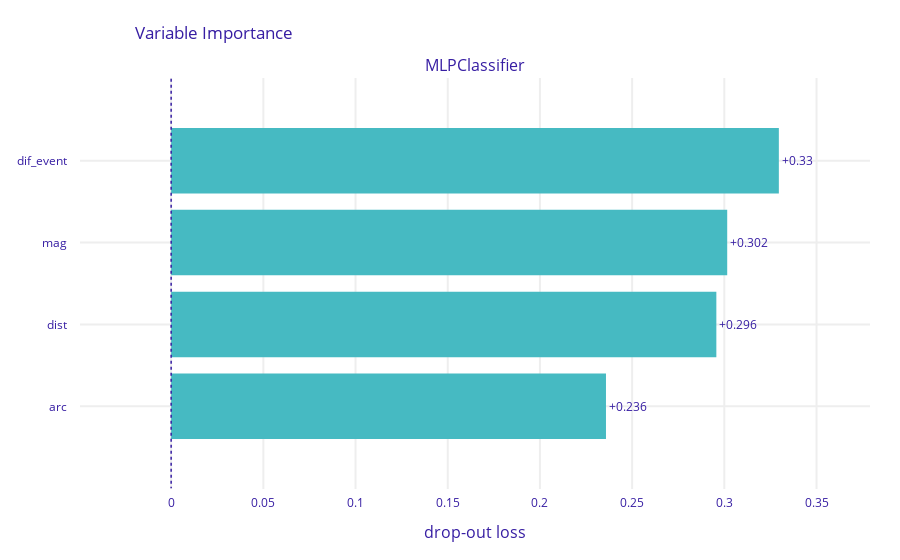
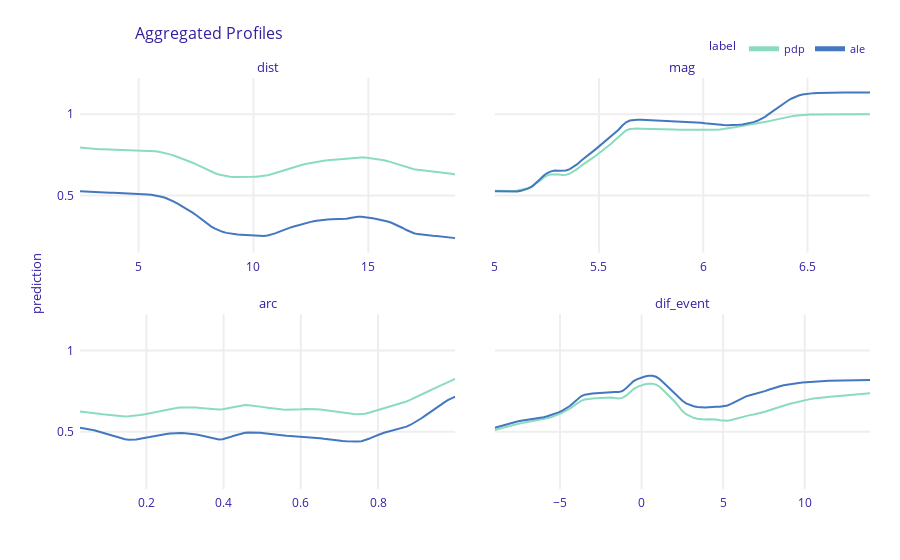

Notebook code cell kept with these figures, in order:
### Code cell
vi.plot(max_vars=5)
pdp_num.plot(ale_num)

### Figure 1 — Plotly figure (JSON) as saved in the notebook; plotly's stock layout.template omitted (floating-point values rounded to 4 significant figures)
{"data": [{"base": 0, "hoverinfo": "text", "hoverlabel": {"bgcolor": "rgba(0, 0, 0, 0.8)"}, "hovertext": ["Model: MLPClassifier loss after<br>variable: dif_event is permuted: 0.33<br>Drop-out loss change: +0.33", "Model: MLPClassifier loss after<br>variable: mag is permuted: 0.302<br>Drop-out loss change: +0.302", "Model: MLPClassifier loss after<br>variable: dist is permuted: 0.296<br>Drop-out loss change: +0.296", "Model: MLPClassifier loss after<br>variable: arc is permuted: 0.236<br>Drop-out loss change: +0.236"], "marker": {"color": "#46bac2"}, "orientation": "h", "showlegend": false, "text": ["+0.33", "+0.302", "+0.296", "+0.236"], "textposition": "outside", "type": "bar", "uid": "d41103b3-be79-4830-9175-ba398b5af398", "x": [0.3296, 0.3016, 0.2957, 0.2358], "xaxis": "x", "y": ["dif_event", "mag", "dist", "arc"], "yaxis": "y"}], "layout": {"annotations": [{"font": {"size": 16}, "showarrow": false, "text": "MLPClassifier", "x": 0.5, "xanchor": "center", "xref": "paper", "y": 1, "yanchor": "bottom", "yref": "paper"}, {"font": {"size": 16}, "showarrow": false, "text": "drop-out loss", "x": 0.5, "xanchor": "center", "xref": "paper", "y": 0, "yanchor": "top", "yref": "paper", "yshift": -30}], "autosize": true, "font": {"color": "#371ea3"}, "margin": {"b": 71, "r": 30, "t": 78}, "shapes": [{"line": {"color": "#371ea3", "dash": "dot", "width": 1.5}, "type": "line", "x0": 0, "x1": 0, "xref": "x", "y0": -1, "y1": 4, "yref": "y"}], "title": {"text": "Variable Importance", "x": 0.15}, "xaxis": {"anchor": "y", "automargin": true, "domain": [0, 1], "fixedrange": true, "gridwidth": 2, "range": [-0.04944, 0.379], "tickcolor": "white", "ticklen": 3, "ticks": "outside", "type": "linear", "zeroline": false}, "yaxis": {"anchor": "x", "automargin": true, "autorange": true, "domain": [0, 1], "fixedrange": true, "gridwidth": 2, "range": [4.018, -1.018], "tickcolor": "white", "ticklen": 10, "ticks": "outside", "type": "category"}}}

### Figure 2 — Plotly figure (JSON) as saved in the notebook; plotly's stock layout.template omitted (floating-point values rounded to 4 significant figures; data arrays with more than 128 entries replaced by an {"elided": "..."} marker saying what was removed)
{"data": [{"customdata": {"elided": "101x3 mixed values"}, "hovertemplate": "<b>%{hovertext}</b><br><br>prediction=%{y:.3f}<br>mean_prediction=%{customdata[0]:.3f}<extra></extra>", "hovertext": ["pdp", "pdp", "pdp", "pdp", "pdp", "pdp", "pdp", "pdp", "pdp", "pdp", "pdp", "pdp", "pdp", "pdp", "pdp", "pdp", "pdp", "pdp", "pdp", "pdp", "pdp", "pdp", "pdp", "pdp", "pdp", "pdp", "pdp", "pdp", "pdp", "pdp", "pdp", "pdp", "pdp", "pdp", "pdp", "pdp", "pdp", "pdp", "pdp", "pdp", "pdp", "pdp", "pdp", "pdp", "pdp", "pdp", "pdp", "pdp", "pdp", "pdp", "pdp", "pdp", "pdp", "pdp", "pdp", "pdp", "pdp", "pdp", "pdp", "pdp", "pdp", "pdp", "pdp", "pdp", "pdp", "pdp", "pdp", "pdp", "pdp", "pdp", "pdp", "pdp", "pdp", "pdp", "pdp", "pdp", "pdp", "pdp", "pdp", "pdp", "pdp", "pdp", "pdp", "pdp", "pdp", "pdp", "pdp", "pdp", "pdp", "pdp", "pdp", "pdp", "pdp", "pdp", "pdp", "pdp", "pdp", "pdp", "pdp", "pdp", "pdp"], "legendgroup": "pdp", "line": {"color": "#8bdcbe", "dash": "solid", "width": 2}, "marker": {"symbol": "circle"}, "mode": "lines", "name": "pdp", "opacity": 1, "orientation": "v", "showlegend": true, "type": "scatter", "uid": "0c3e8ceb-f18f-4837-9188-0d55b3496780", "x": [2.447, 2.611, 2.774, 2.937, 3.101, 3.264, 3.427, 3.591, 3.754, 3.918, 4.081, 4.244, 4.408, 4.571, 4.734, 4.898, 5.061, 5.224, 5.388, 5.551, 5.715, 5.878, 6.041, 6.205, 6.368, 6.531, 6.695, 6.858, 7.021, 7.185, 7.348, 7.511, 7.675, 7.838, 8.002, 8.165, 8.328, 8.492, 8.655, 8.818, 8.982, 9.145, 9.308, 9.472, 9.635, 9.799, 9.962, 10.13, 10.29, 10.45, 10.62, 10.78, 10.94, 11.11, 11.27, 11.43, 11.6, 11.76, 11.92, 12.09, 12.25, 12.41, 12.58, 12.74, 12.9, 13.07, 13.23, 13.39, 13.56, 13.72, 13.88, 14.05, 14.21, 14.37, 14.54, 14.7, 14.86, 15.03, 15.19, 15.35, 15.52, 15.68, 15.84, 16.01, 16.17, 16.33, 16.5, 16.66, 16.82, 16.99, 17.15, 17.31, 17.48, 17.64, 17.8, 17.97, 18.13, 18.29, 18.46, 18.62, 18.78], "xaxis": "x3", "y": [0.7945, 0.7919, 0.7897, 0.7877, 0.7862, 0.7848, 0.7838, 0.7831, 0.7826, 0.7821, 0.7817, 0.7813, 0.7808, 0.7805, 0.7801, 0.7795, 0.7788, 0.7778, 0.7764, 0.7744, 0.7719, 0.7687, 0.7644, 0.7592, 0.753, 0.7458, 0.7376, 0.729, 0.7201, 0.7109, 0.7013, 0.691, 0.6792, 0.6671, 0.6555, 0.6455, 0.6368, 0.6293, 0.6233, 0.6189, 0.6155, 0.6136, 0.613, 0.613, 0.6135, 0.614, 0.6148, 0.6156, 0.6174, 0.6203, 0.6247, 0.6307, 0.638, 0.6464, 0.6553, 0.6632, 0.6696, 0.6758, 0.6817, 0.6879, 0.6934, 0.6983, 0.7026, 0.7066, 0.7106, 0.7141, 0.7169, 0.7193, 0.7212, 0.7223, 0.7237, 0.726, 0.729, 0.732, 0.734, 0.7344, 0.7331, 0.7304, 0.7272, 0.7242, 0.7211, 0.7169, 0.7112, 0.7044, 0.6971, 0.6896, 0.6813, 0.6735, 0.6668, 0.6617, 0.6581, 0.6556, 0.6534, 0.6514, 0.6493, 0.6471, 0.6445, 0.6414, 0.6377, 0.6338, 0.6297], "yaxis": "y3"}, {"customdata": {"elided": "101x3 mixed values"}, "hovertemplate": "<b>%{hovertext}</b><br><br>prediction=%{y:.3f}<br>mean_prediction=%{customdata[0]:.3f}<extra></extra>", "hovertext": ["pdp", "pdp", "pdp", "pdp", "pdp", "pdp", "pdp", "pdp", "pdp", "pdp", "pdp", "pdp", "pdp", "pdp", "pdp", "pdp", "pdp", "pdp", "pdp", "pdp", "pdp", "pdp", "pdp", "pdp", "pdp", "pdp", "pdp", "pdp", "pdp", "pdp", "pdp", "pdp", "pdp", "pdp", "pdp", "pdp", "pdp", "pdp", "pdp", "pdp", "pdp", "pdp", "pdp", "pdp", "pdp", "pdp", "pdp", "pdp", "pdp", "pdp", "pdp", "pdp", "pdp", "pdp", "pdp", "pdp", "pdp", "pdp", "pdp", "pdp", "pdp", "pdp", "pdp", "pdp", "pdp", "pdp", "pdp", "pdp", "pdp", "pdp", "pdp", "pdp", "pdp", "pdp", "pdp", "pdp", "pdp", "pdp", "pdp", "pdp", "pdp", "pdp", "pdp", "pdp", "pdp", "pdp", "pdp", "pdp", "pdp", "pdp", "pdp", "pdp", "pdp", "pdp", "pdp", "pdp", "pdp", "pdp", "pdp", "pdp", "pdp"], "legendgroup": "pdp", "line": {"color": "#8bdcbe", "dash": "solid", "width": 2}, "marker": {"symbol": "circle"}, "mode": "lines", "name": "pdp", "opacity": 1, "orientation": "v", "showlegend": false, "type": "scatter", "uid": "302ee213-2d7a-49c8-8670-82576d6027e2", "x": [5, 5.018, 5.036, 5.054, 5.072, 5.09, 5.108, 5.126, 5.144, 5.162, 5.18, 5.198, 5.216, 5.234, 5.252, 5.27, 5.288, 5.306, 5.324, 5.342, 5.36, 5.378, 5.396, 5.414, 5.432, 5.45, 5.468, 5.486, 5.504, 5.522, 5.54, 5.558, 5.576, 5.594, 5.612, 5.63, 5.648, 5.666, 5.684, 5.702, 5.72, 5.738, 5.756, 5.774, 5.792, 5.81, 5.828, 5.846, 5.864, 5.882, 5.9, 5.918, 5.936, 5.954, 5.972, 5.99, 6.008, 6.026, 6.044, 6.062, 6.08, 6.098, 6.116, 6.134, 6.152, 6.17, 6.188, 6.206, 6.224, 6.242, 6.26, 6.278, 6.296, 6.314, 6.332, 6.35, 6.368, 6.386, 6.404, 6.422, 6.44, 6.458, 6.476, 6.494, 6.512, 6.53, 6.548, 6.566, 6.584, 6.602, 6.62, 6.638, 6.656, 6.674, 6.692, 6.71, 6.728, 6.746, 6.764, 6.782, 6.8], "xaxis": "x4", "y": [0.5291, 0.5283, 0.5276, 0.5273, 0.5274, 0.5283, 0.5306, 0.5346, 0.5399, 0.5468, 0.5571, 0.5724, 0.5915, 0.6098, 0.6231, 0.6299, 0.6315, 0.6285, 0.6262, 0.6277, 0.6347, 0.6467, 0.6633, 0.6826, 0.7002, 0.7154, 0.7301, 0.7459, 0.7627, 0.78, 0.7982, 0.8187, 0.8401, 0.8621, 0.8842, 0.9001, 0.9083, 0.9115, 0.912, 0.9112, 0.91, 0.9089, 0.9079, 0.9072, 0.9066, 0.9062, 0.9058, 0.9055, 0.9052, 0.9048, 0.9043, 0.9039, 0.9035, 0.9031, 0.9026, 0.9023, 0.902, 0.9022, 0.9027, 0.9038, 0.9055, 0.908, 0.9113, 0.9153, 0.9196, 0.9237, 0.9274, 0.9306, 0.9339, 0.9373, 0.9412, 0.9455, 0.9506, 0.9562, 0.962, 0.9677, 0.973, 0.978, 0.9824, 0.9867, 0.9903, 0.993, 0.995, 0.9965, 0.9975, 0.9983, 0.9989, 0.9992, 0.9995, 0.9997, 0.9998, 0.9998, 0.9999, 0.9999, 1.0, 1.0, 1.0, 1.0, 1.0, 1.0, 1.0], "yaxis": "y4"}, {"customdata": {"elided": "101x3 mixed values"}, "hovertemplate": "<b>%{hovertext}</b><br><br>prediction=%{y:.3f}<br>mean_prediction=%{customdata[0]:.3f}<extra></extra>", "hovertext": ["pdp", "pdp", "pdp", "pdp", "pdp", "pdp", "pdp", "pdp", "pdp", "pdp", "pdp", "pdp", "pdp", "pdp", "pdp", "pdp", "pdp", "pdp", "pdp", "pdp", "pdp", "pdp", "pdp", "pdp", "pdp", "pdp", "pdp", "pdp", "pdp", "pdp", "pdp", "pdp", "pdp", "pdp", "pdp", "pdp", "pdp", "pdp", "pdp", "pdp", "pdp", "pdp", "pdp", "pdp", "pdp", "pdp", "pdp", "pdp", "pdp", "pdp", "pdp", "pdp", "pdp", "pdp", "pdp", "pdp", "pdp", "pdp", "pdp", "pdp", "pdp", "pdp", "pdp", "pdp", "pdp", "pdp", "pdp", "pdp", "pdp", "pdp", "pdp", "pdp", "pdp", "pdp", "pdp", "pdp", "pdp", "pdp", "pdp", "pdp", "pdp", "pdp", "pdp", "pdp", "pdp", "pdp", "pdp", "pdp", "pdp", "pdp", "pdp", "pdp", "pdp", "pdp", "pdp", "pdp", "pdp", "pdp", "pdp", "pdp", "pdp"], "legendgroup": "pdp", "line": {"color": "#8bdcbe", "dash": "solid", "width": 2}, "marker": {"symbol": "circle"}, "mode": "lines", "name": "pdp", "opacity": 1, "orientation": "v", "showlegend": false, "type": "scatter", "uid": "b18bba7b-1c60-4d82-9a98-79631591f5e3", "x": [0.02812, 0.03784, 0.04756, 0.05728, 0.06699, 0.07671, 0.08643, 0.09615, 0.1059, 0.1156, 0.1253, 0.135, 0.1447, 0.1545, 0.1642, 0.1739, 0.1836, 0.1933, 0.203, 0.2128, 0.2225, 0.2322, 0.2419, 0.2516, 0.2613, 0.2711, 0.2808, 0.2905, 0.3002, 0.3099, 0.3197, 0.3294, 0.3391, 0.3488, 0.3585, 0.3682, 0.378, 0.3877, 0.3974, 0.4071, 0.4168, 0.4265, 0.4363, 0.446, 0.4557, 0.4654, 0.4751, 0.4849, 0.4946, 0.5043, 0.514, 0.5237, 0.5334, 0.5432, 0.5529, 0.5626, 0.5723, 0.582, 0.5918, 0.6015, 0.6112, 0.6209, 0.6306, 0.6403, 0.6501, 0.6598, 0.6695, 0.6792, 0.6889, 0.6986, 0.7084, 0.7181, 0.7278, 0.7375, 0.7472, 0.757, 0.7667, 0.7764, 0.7861, 0.7958, 0.8055, 0.8153, 0.825, 0.8347, 0.8444, 0.8541, 0.8638, 0.8736, 0.8833, 0.893, 0.9027, 0.9124, 0.9222, 0.9319, 0.9416, 0.9513, 0.961, 0.9707, 0.9805, 0.9902, 0.9999], "xaxis": "x", "y": [0.6249, 0.623, 0.6207, 0.618, 0.6148, 0.6114, 0.6082, 0.6053, 0.6024, 0.5998, 0.5975, 0.5957, 0.595, 0.5952, 0.5966, 0.5992, 0.6029, 0.6072, 0.6117, 0.6164, 0.6213, 0.6265, 0.6319, 0.637, 0.6411, 0.6447, 0.6476, 0.6494, 0.6499, 0.6502, 0.6498, 0.6489, 0.6472, 0.6447, 0.642, 0.6394, 0.6374, 0.6369, 0.639, 0.6432, 0.6486, 0.6541, 0.6589, 0.6625, 0.6644, 0.6641, 0.6621, 0.6594, 0.6557, 0.6519, 0.648, 0.6443, 0.6415, 0.6395, 0.6377, 0.6363, 0.636, 0.6363, 0.6375, 0.6387, 0.6398, 0.6403, 0.6399, 0.6388, 0.6366, 0.6333, 0.6297, 0.626, 0.6228, 0.6194, 0.6166, 0.614, 0.6114, 0.6094, 0.608, 0.6084, 0.6117, 0.6173, 0.6242, 0.6313, 0.6377, 0.6435, 0.6492, 0.6557, 0.6626, 0.67, 0.6779, 0.6865, 0.6961, 0.7064, 0.717, 0.7278, 0.7395, 0.7512, 0.7625, 0.7734, 0.7843, 0.7958, 0.8066, 0.8164, 0.8257], "yaxis": "y"}, {"customdata": {"elided": "101x3 mixed values"}, "hovertemplate": "<b>%{hovertext}</b><br><br>prediction=%{y:.3f}<br>mean_prediction=%{customdata[0]:.3f}<extra></extra>", "hovertext": ["pdp", "pdp", "pdp", "pdp", "pdp", "pdp", "pdp", "pdp", "pdp", "pdp", "pdp", "pdp", "pdp", "pdp", "pdp", "pdp", "pdp", "pdp", "pdp", "pdp", "pdp", "pdp", "pdp", "pdp", "pdp", "pdp", "pdp", "pdp", "pdp", "pdp", "pdp", "pdp", "pdp", "pdp", "pdp", "pdp", "pdp", "pdp", "pdp", "pdp", "pdp", "pdp", "pdp", "pdp", "pdp", "pdp", "pdp", "pdp", "pdp", "pdp", "pdp", "pdp", "pdp", "pdp", "pdp", "pdp", "pdp", "pdp", "pdp", "pdp", "pdp", "pdp", "pdp", "pdp", "pdp", "pdp", "pdp", "pdp", "pdp", "pdp", "pdp", "pdp", "pdp", "pdp", "pdp", "pdp", "pdp", "pdp", "pdp", "pdp", "pdp", "pdp", "pdp", "pdp", "pdp", "pdp", "pdp", "pdp", "pdp", "pdp", "pdp", "pdp", "pdp", "pdp", "pdp", "pdp", "pdp", "pdp", "pdp", "pdp", "pdp"], "legendgroup": "pdp", "line": {"color": "#8bdcbe", "dash": "solid", "width": 2}, "marker": {"symbol": "circle"}, "mode": "lines", "name": "pdp", "opacity": 1, "orientation": "v", "showlegend": false, "type": "scatter", "uid": "ed19f984-2c12-4c79-9379-d85094598659", "x": [-9, -8.77, -8.54, -8.31, -8.08, -7.85, -7.62, -7.39, -7.16, -6.93, -6.7, -6.47, -6.24, -6.01, -5.78, -5.55, -5.32, -5.09, -4.86, -4.63, -4.4, -4.17, -3.94, -3.71, -3.48, -3.25, -3.02, -2.79, -2.56, -2.33, -2.1, -1.87, -1.64, -1.41, -1.18, -0.95, -0.72, -0.49, -0.26, -0.03, 0.2, 0.43, 0.66, 0.89, 1.12, 1.35, 1.58, 1.81, 2.04, 2.27, 2.5, 2.73, 2.96, 3.19, 3.42, 3.65, 3.88, 4.11, 4.34, 4.57, 4.8, 5.03, 5.26, 5.49, 5.72, 5.95, 6.18, 6.41, 6.64, 6.87, 7.1, 7.33, 7.56, 7.79, 8.02, 8.25, 8.48, 8.71, 8.94, 9.17, 9.4, 9.63, 9.86, 10.09, 10.32, 10.55, 10.78, 11.01, 11.24, 11.47, 11.7, 11.93, 12.16, 12.39, 12.62, 12.85, 13.08, 13.31, 13.54, 13.77, 14], "xaxis": "x2", "y": [0.5109, 0.5161, 0.5222, 0.5286, 0.5353, 0.5422, 0.5487, 0.554, 0.558, 0.5615, 0.5652, 0.5691, 0.5735, 0.5783, 0.5833, 0.5895, 0.5973, 0.6074, 0.6183, 0.6295, 0.6429, 0.6597, 0.6765, 0.6902, 0.6985, 0.7028, 0.7052, 0.7065, 0.7074, 0.709, 0.7108, 0.711, 0.7077, 0.705, 0.7087, 0.7219, 0.7426, 0.7627, 0.7761, 0.7862, 0.7924, 0.7961, 0.7963, 0.7897, 0.7757, 0.7542, 0.7314, 0.7094, 0.6852, 0.6564, 0.6279, 0.6085, 0.5953, 0.5862, 0.5808, 0.5769, 0.5761, 0.5772, 0.5782, 0.5754, 0.5711, 0.5681, 0.5683, 0.5722, 0.5787, 0.5858, 0.5925, 0.598, 0.6026, 0.6066, 0.6109, 0.6165, 0.6235, 0.6314, 0.6396, 0.6475, 0.6548, 0.6617, 0.6681, 0.6742, 0.6802, 0.6859, 0.6911, 0.6964, 0.7011, 0.705, 0.7083, 0.7113, 0.7136, 0.7156, 0.7174, 0.7192, 0.7208, 0.7225, 0.7243, 0.7262, 0.7282, 0.7303, 0.7327, 0.735, 0.7373], "yaxis": "y2"}, {"customdata": {"elided": "101x3 mixed values"}, "hovertemplate": "<b>%{hovertext}</b><br><br>prediction=%{y:.3f}<br>mean_prediction=%{customdata[0]:.3f}<extra></extra>", "hovertext": ["ale", "ale", "ale", "ale", "ale", "ale", "ale", "ale", "ale", "ale", "ale", "ale", "ale", "ale", "ale", "ale", "ale", "ale", "ale", "ale", "ale", "ale", "ale", "ale", "ale", "ale", "ale", "ale", "ale", "ale", "ale", "ale", "ale", "ale", "ale", "ale", "ale", "ale", "ale", "ale", "ale", "ale", "ale", "ale", "ale", "ale", "ale", "ale", "ale", "ale", "ale", "ale", "ale", "ale", "ale", "ale", "ale", "ale", "ale", "ale", "ale", "ale", "ale", "ale", "ale", "ale", "ale", "ale", "ale", "ale", "ale", "ale", "ale", "ale", "ale", "ale", "ale", "ale", "ale", "ale", "ale", "ale", "ale", "ale", "ale", "ale", "ale", "ale", "ale", "ale", "ale", "ale", "ale", "ale", "ale", "ale", "ale", "ale", "ale", "ale", "ale"], "legendgroup": "ale", "line": {"color": "#4378bf", "dash": "solid", "width": 2}, "marker": {"symbol": "circle"}, "mode": "lines", "name": "ale", "opacity": 1, "orientation": "v", "showlegend": true, "type": "scatter", "uid": "08cdc41a-f5c6-4acd-ae7f-c95e83630d5b", "x": [2.447, 2.611, 2.774, 2.937, 3.101, 3.264, 3.427, 3.591, 3.754, 3.918, 4.081, 4.244, 4.408, 4.571, 4.734, 4.898, 5.061, 5.224, 5.388, 5.551, 5.715, 5.878, 6.041, 6.205, 6.368, 6.531, 6.695, 6.858, 7.021, 7.185, 7.348, 7.511, 7.675, 7.838, 8.002, 8.165, 8.328, 8.492, 8.655, 8.818, 8.982, 9.145, 9.308, 9.472, 9.635, 9.799, 9.962, 10.13, 10.29, 10.45, 10.62, 10.78, 10.94, 11.11, 11.27, 11.43, 11.6, 11.76, 11.92, 12.09, 12.25, 12.41, 12.58, 12.74, 12.9, 13.07, 13.23, 13.39, 13.56, 13.72, 13.88, 14.05, 14.21, 14.37, 14.54, 14.7, 14.86, 15.03, 15.19, 15.35, 15.52, 15.68, 15.84, 16.01, 16.17, 16.33, 16.5, 16.66, 16.82, 16.99, 17.15, 17.31, 17.48, 17.64, 17.8, 17.97, 18.13, 18.29, 18.46, 18.62, 18.78], "xaxis": "x3", "y": [0.5255, 0.524, 0.5226, 0.5214, 0.5204, 0.5195, 0.5187, 0.518, 0.5173, 0.5167, 0.516, 0.5153, 0.5146, 0.5138, 0.5128, 0.5116, 0.5103, 0.5088, 0.5067, 0.504, 0.5006, 0.4961, 0.4902, 0.4828, 0.4738, 0.4628, 0.4503, 0.4372, 0.4235, 0.4093, 0.3947, 0.3788, 0.3605, 0.3417, 0.324, 0.3087, 0.2958, 0.285, 0.2766, 0.2701, 0.2654, 0.2623, 0.2603, 0.2585, 0.2569, 0.255, 0.2529, 0.2508, 0.2498, 0.2507, 0.2541, 0.2594, 0.2668, 0.276, 0.286, 0.295, 0.3025, 0.3095, 0.3163, 0.3233, 0.3298, 0.3357, 0.3407, 0.345, 0.3487, 0.3512, 0.3529, 0.3539, 0.3542, 0.3539, 0.3544, 0.3569, 0.3611, 0.3655, 0.3686, 0.3693, 0.3675, 0.3637, 0.3594, 0.3553, 0.3515, 0.3467, 0.3404, 0.3325, 0.3232, 0.3127, 0.3002, 0.2876, 0.2764, 0.2682, 0.2626, 0.2589, 0.2562, 0.2541, 0.2522, 0.2505, 0.2485, 0.2464, 0.2437, 0.241, 0.2379], "yaxis": "y3"}, {"customdata": {"elided": "101x3 mixed values"}, "hovertemplate": "<b>%{hovertext}</b><br><br>prediction=%{y:.3f}<br>mean_prediction=%{customdata[0]:.3f}<extra></extra>", "hovertext": ["ale", "ale", "ale", "ale", "ale", "ale", "ale", "ale", "ale", "ale", "ale", "ale", "ale", "ale", "ale", "ale", "ale", "ale", "ale", "ale", "ale", "ale", "ale", "ale", "ale", "ale", "ale", "ale", "ale", "ale", "ale", "ale", "ale", "ale", "ale", "ale", "ale", "ale", "ale", "ale", "ale", "ale", "ale", "ale", "ale", "ale", "ale", "ale", "ale", "ale", "ale", "ale", "ale", "ale", "ale", "ale", "ale", "ale", "ale", "ale", "ale", "ale", "ale", "ale", "ale", "ale", "ale", "ale", "ale", "ale", "ale", "ale", "ale", "ale", "ale", "ale", "ale", "ale", "ale", "ale", "ale", "ale", "ale", "ale", "ale", "ale", "ale", "ale", "ale", "ale", "ale", "ale", "ale", "ale", "ale", "ale", "ale", "ale", "ale", "ale", "ale"], "legendgroup": "ale", "line": {"color": "#4378bf", "dash": "solid", "width": 2}, "marker": {"symbol": "circle"}, "mode": "lines", "name": "ale", "opacity": 1, "orientation": "v", "showlegend": false, "type": "scatter", "uid": "5914ff0c-b4cf-4b62-b8be-f3bd5aab1202", "x": [5, 5.018, 5.036, 5.054, 5.072, 5.09, 5.108, 5.126, 5.144, 5.162, 5.18, 5.198, 5.216, 5.234, 5.252, 5.27, 5.288, 5.306, 5.324, 5.342, 5.36, 5.378, 5.396, 5.414, 5.432, 5.45, 5.468, 5.486, 5.504, 5.522, 5.54, 5.558, 5.576, 5.594, 5.612, 5.63, 5.648, 5.666, 5.684, 5.702, 5.72, 5.738, 5.756, 5.774, 5.792, 5.81, 5.828, 5.846, 5.864, 5.882, 5.9, 5.918, 5.936, 5.954, 5.972, 5.99, 6.008, 6.026, 6.044, 6.062, 6.08, 6.098, 6.116, 6.134, 6.152, 6.17, 6.188, 6.206, 6.224, 6.242, 6.26, 6.278, 6.296, 6.314, 6.332, 6.35, 6.368, 6.386, 6.404, 6.422, 6.44, 6.458, 6.476, 6.494, 6.512, 6.53, 6.548, 6.566, 6.584, 6.602, 6.62, 6.638, 6.656, 6.674, 6.692, 6.71, 6.728, 6.746, 6.764, 6.782, 6.8], "xaxis": "x4", "y": [0.5255, 0.5246, 0.5234, 0.5224, 0.5218, 0.522, 0.5242, 0.5287, 0.535, 0.5435, 0.5563, 0.5753, 0.5989, 0.6214, 0.6383, 0.6485, 0.6533, 0.6528, 0.652, 0.6544, 0.662, 0.6747, 0.6925, 0.714, 0.7339, 0.7512, 0.7682, 0.7867, 0.8061, 0.8248, 0.8422, 0.8606, 0.8807, 0.9045, 0.9306, 0.9502, 0.9608, 0.9653, 0.9663, 0.9658, 0.9647, 0.9636, 0.9626, 0.9617, 0.961, 0.9604, 0.9597, 0.9591, 0.9583, 0.9574, 0.9563, 0.955, 0.9535, 0.9517, 0.9495, 0.9469, 0.944, 0.941, 0.9382, 0.9357, 0.934, 0.9328, 0.9324, 0.9324, 0.9334, 0.935, 0.9373, 0.9404, 0.9449, 0.9511, 0.9596, 0.9704, 0.9842, 1.0, 1.018, 1.035, 1.051, 1.067, 1.081, 1.095, 1.107, 1.115, 1.121, 1.125, 1.128, 1.13, 1.131, 1.132, 1.132, 1.133, 1.133, 1.133, 1.133, 1.133, 1.133, 1.133, 1.133, 1.133, 1.133, 1.133, 1.133], "yaxis": "y4"}, {"customdata": {"elided": "101x3 mixed values"}, "hovertemplate": "<b>%{hovertext}</b><br><br>prediction=%{y:.3f}<br>mean_prediction=%{customdata[0]:.3f}<extra></extra>", "hovertext": ["ale", "ale", "ale", "ale", "ale", "ale", "ale", "ale", "ale", "ale", "ale", "ale", "ale", "ale", "ale", "ale", "ale", "ale", "ale", "ale", "ale", "ale", "ale", "ale", "ale", "ale", "ale", "ale", "ale", "ale", "ale", "ale", "ale", "ale", "ale", "ale", "ale", "ale", "ale", "ale", "ale", "ale", "ale", "ale", "ale", "ale", "ale", "ale", "ale", "ale", "ale", "ale", "ale", "ale", "ale", "ale", "ale", "ale", "ale", "ale", "ale", "ale", "ale", "ale", "ale", "ale", "ale", "ale", "ale", "ale", "ale", "ale", "ale", "ale", "ale", "ale", "ale", "ale", "ale", "ale", "ale", "ale", "ale", "ale", "ale", "ale", "ale", "ale", "ale", "ale", "ale", "ale", "ale", "ale", "ale", "ale", "ale", "ale", "ale", "ale", "ale"], "legendgroup": "ale", "line": {"color": "#4378bf", "dash": "solid", "width": 2}, "marker": {"symbol": "circle"}, "mode": "lines", "name": "ale", "opacity": 1, "orientation": "v", "showlegend": false, "type": "scatter", "uid": "a7acd3ac-10e8-439e-ad8f-5a8bdbec9554", "x": [0.02812, 0.03784, 0.04756, 0.05728, 0.06699, 0.07671, 0.08643, 0.09615, 0.1059, 0.1156, 0.1253, 0.135, 0.1447, 0.1545, 0.1642, 0.1739, 0.1836, 0.1933, 0.203, 0.2128, 0.2225, 0.2322, 0.2419, 0.2516, 0.2613, 0.2711, 0.2808, 0.2905, 0.3002, 0.3099, 0.3197, 0.3294, 0.3391, 0.3488, 0.3585, 0.3682, 0.378, 0.3877, 0.3974, 0.4071, 0.4168, 0.4265, 0.4363, 0.446, 0.4557, 0.4654, 0.4751, 0.4849, 0.4946, 0.5043, 0.514, 0.5237, 0.5334, 0.5432, 0.5529, 0.5626, 0.5723, 0.582, 0.5918, 0.6015, 0.6112, 0.6209, 0.6306, 0.6403, 0.6501, 0.6598, 0.6695, 0.6792, 0.6889, 0.6986, 0.7084, 0.7181, 0.7278, 0.7375, 0.7472, 0.757, 0.7667, 0.7764, 0.7861, 0.7958, 0.8055, 0.8153, 0.825, 0.8347, 0.8444, 0.8541, 0.8638, 0.8736, 0.8833, 0.893, 0.9027, 0.9124, 0.9222, 0.9319, 0.9416, 0.9513, 0.961, 0.9707, 0.9805, 0.9902, 0.9999], "xaxis": "x", "y": [0.5255, 0.5222, 0.5182, 0.5134, 0.5076, 0.5012, 0.4947, 0.488, 0.4809, 0.4737, 0.4663, 0.4597, 0.4548, 0.452, 0.4514, 0.4531, 0.4569, 0.4616, 0.4663, 0.4712, 0.4758, 0.48, 0.4838, 0.4871, 0.4896, 0.4915, 0.4927, 0.4925, 0.4912, 0.4895, 0.487, 0.4836, 0.4789, 0.4731, 0.4667, 0.4606, 0.4558, 0.4535, 0.455, 0.4601, 0.4676, 0.4755, 0.4831, 0.4895, 0.4941, 0.4965, 0.4968, 0.4959, 0.4937, 0.4909, 0.4878, 0.4848, 0.4822, 0.4801, 0.4781, 0.4761, 0.4746, 0.4733, 0.4721, 0.4707, 0.4692, 0.4676, 0.4657, 0.4635, 0.4606, 0.4569, 0.4532, 0.4498, 0.4472, 0.4447, 0.4429, 0.4414, 0.4401, 0.4395, 0.44, 0.4426, 0.4482, 0.4571, 0.4676, 0.4781, 0.4872, 0.4946, 0.5008, 0.5066, 0.5118, 0.5173, 0.5238, 0.5318, 0.5421, 0.5545, 0.5685, 0.5834, 0.5998, 0.6165, 0.633, 0.6486, 0.6643, 0.68, 0.6943, 0.7064, 0.717], "yaxis": "y"}, {"customdata": {"elided": "101x3 mixed values"}, "hovertemplate": "<b>%{hovertext}</b><br><br>prediction=%{y:.3f}<br>mean_prediction=%{customdata[0]:.3f}<extra></extra>", "hovertext": ["ale", "ale", "ale", "ale", "ale", "ale", "ale", "ale", "ale", "ale", "ale", "ale", "ale", "ale", "ale", "ale", "ale", "ale", "ale", "ale", "ale", "ale", "ale", "ale", "ale", "ale", "ale", "ale", "ale", "ale", "ale", "ale", "ale", "ale", "ale", "ale", "ale", "ale", "ale", "ale", "ale", "ale", "ale", "ale", "ale", "ale", "ale", "ale", "ale", "ale", "ale", "ale", "ale", "ale", "ale", "ale", "ale", "ale", "ale", "ale", "ale", "ale", "ale", "ale", "ale", "ale", "ale", "ale", "ale", "ale", "ale", "ale", "ale", "ale", "ale", "ale", "ale", "ale", "ale", "ale", "ale", "ale", "ale", "ale", "ale", "ale", "ale", "ale", "ale", "ale", "ale", "ale", "ale", "ale", "ale", "ale", "ale", "ale", "ale", "ale", "ale"], "legendgroup": "ale", "line": {"color": "#4378bf", "dash": "solid", "width": 2}, "marker": {"symbol": "circle"}, "mode": "lines", "name": "ale", "opacity": 1, "orientation": "v", "showlegend": false, "type": "scatter", "uid": "28dba7dd-62f5-43c0-9321-272713cd20f2", "x": [-9, -8.77, -8.54, -8.31, -8.08, -7.85, -7.62, -7.39, -7.16, -6.93, -6.7, -6.47, -6.24, -6.01, -5.78, -5.55, -5.32, -5.09, -4.86, -4.63, -4.4, -4.17, -3.94, -3.71, -3.48, -3.25, -3.02, -2.79, -2.56, -2.33, -2.1, -1.87, -1.64, -1.41, -1.18, -0.95, -0.72, -0.49, -0.26, -0.03, 0.2, 0.43, 0.66, 0.89, 1.12, 1.35, 1.58, 1.81, 2.04, 2.27, 2.5, 2.73, 2.96, 3.19, 3.42, 3.65, 3.88, 4.11, 4.34, 4.57, 4.8, 5.03, 5.26, 5.49, 5.72, 5.95, 6.18, 6.41, 6.64, 6.87, 7.1, 7.33, 7.56, 7.79, 8.02, 8.25, 8.48, 8.71, 8.94, 9.17, 9.4, 9.63, 9.86, 10.09, 10.32, 10.55, 10.78, 11.01, 11.24, 11.47, 11.7, 11.93, 12.16, 12.39, 12.62, 12.85, 13.08, 13.31, 13.54, 13.77, 14], "xaxis": "x2", "y": [0.5255, 0.5323, 0.5395, 0.5463, 0.5526, 0.5585, 0.5635, 0.568, 0.5714, 0.5742, 0.5771, 0.5805, 0.5849, 0.59, 0.5955, 0.6022, 0.6103, 0.6199, 0.6308, 0.6429, 0.6586, 0.6792, 0.7011, 0.7188, 0.7287, 0.7331, 0.7355, 0.7368, 0.7381, 0.7409, 0.7446, 0.7464, 0.745, 0.7442, 0.7512, 0.7681, 0.7914, 0.8119, 0.8246, 0.8341, 0.8406, 0.8448, 0.8452, 0.8385, 0.8236, 0.8013, 0.7788, 0.7582, 0.7374, 0.7137, 0.6908, 0.6751, 0.6644, 0.6575, 0.653, 0.6498, 0.6494, 0.6512, 0.6541, 0.6542, 0.6542, 0.6562, 0.6621, 0.672, 0.6847, 0.6976, 0.7093, 0.7183, 0.7253, 0.7309, 0.7363, 0.7428, 0.7503, 0.7586, 0.7669, 0.7744, 0.7807, 0.7861, 0.7906, 0.7944, 0.7978, 0.8007, 0.8033, 0.8056, 0.8076, 0.8093, 0.8107, 0.812, 0.813, 0.8138, 0.8144, 0.815, 0.8155, 0.8159, 0.8162, 0.8165, 0.8168, 0.8171, 0.8176, 0.818, 0.8184], "yaxis": "y2"}], "layout": {"annotations": [{"font": {"size": 13}, "showarrow": false, "text": "arc", "x": 0.2375, "xanchor": "center", "xref": "paper", "y": 0.425, "yanchor": "bottom", "yref": "paper"}, {"font": {"size": 13}, "showarrow": false, "text": "dif_event", "x": 0.7625, "xanchor": "center", "xref": "paper", "y": 0.425, "yanchor": "bottom", "yref": "paper"}, {"font": {"size": 13}, "showarrow": false, "text": "dist", "x": 0.2375, "xanchor": "center", "xref": "paper", "y": 1, "yanchor": "bottom", "yref": "paper"}, {"font": {"size": 13}, "showarrow": false, "text": "mag", "x": 0.7625, "xanchor": "center", "xref": "paper", "y": 1, "yanchor": "bottom", "yref": "paper"}, {"font": {"size": 13}, "showarrow": false, "text": "prediction", "textangle": -90, "x": -0.07, "xref": "paper", "y": 0.5, "yref": "paper"}], "autosize": true, "font": {"color": "#371ea3"}, "hovermode": "x unified", "legend": {"font": {"size": 11}, "itemsizing": "constant", "orientation": "h", "title": {"font": {"size": 12}, "text": "label"}, "tracegroupgap": 0, "x": 1, "xanchor": "right", "y": 1.036, "yanchor": "bottom"}, "margin": {"b": 71, "r": 30, "t": 78}, "title": {"font": {"size": 16}, "text": "Aggregated Profiles", "x": 0.15}, "xaxis": {"anchor": "y", "automargin": true, "autorange": true, "domain": [0, 0.475], "fixedrange": true, "gridwidth": 2, "range": [0.02812, 0.9999], "showticklabels": true, "tickcolor": "white", "ticklen": 3, "ticks": "outside", "title": {"text": ""}, "type": "linear", "zeroline": false}, "xaxis2": {"anchor": "y2", "automargin": true, "autorange": true, "domain": [0.525, 1], "fixedrange": true, "gridwidth": 2, "range": [-9, 14], "showticklabels": true, "tickcolor": "white", "ticklen": 3, "ticks": "outside", "title": {"text": ""}, "type": "linear", "zeroline": false}, "xaxis3": {"anchor": "y3", "automargin": true, "autorange": true, "domain": [0, 0.475], "fixedrange": true, "gridwidth": 2, "range": [2.447, 18.78], "showticklabels": true, "tickcolor": "white", "ticklen": 3, "ticks": "outside", "title": {"text": ""}, "type": "linear", "zeroline": false}, "xaxis4": {"anchor": "y4", "automargin": true, "autorange": true, "domain": [0.525, 1], "fixedrange": true, "gridwidth": 2, "range": [5, 6.8], "showticklabels": true, "tickcolor": "white", "ticklen": 3, "ticks": "outside", "title": {"text": ""}, "type": "linear", "zeroline": false}, "yaxis": {"anchor": "x", "automargin": true, "domain": [0, 0.425], "fixedrange": true, "gridwidth": 2, "range": [0.1483, 1.223], "tickcolor": "white", "ticklen": 3, "ticks": "outside", "title": {"text": ""}, "type": "linear", "zeroline": false}, "yaxis2": {"anchor": "x2", "automargin": true, "domain": [0, 0.425], "fixedrange": true, "gridwidth": 2, "matches": "y", "showticklabels": false, "tickcolor": "white", "ticklen": 3, "ticks": "outside", "title": {"text": ""}, "type": "linear", "zeroline": false}, "yaxis3": {"anchor": "x3", "automargin": true, "domain": [0.575, 1], "fixedrange": true, "gridwidth": 2, "matches": "y", "range": [0.1483, 1.223], "tickcolor": "white", "ticklen": 3, "ticks": "outside", "title": {"text": ""}, "type": "linear", "zeroline": false}, "yaxis4": {"anchor": "x4", "automargin": true, "domain": [0.575, 1], "fixedrange": true, "gridwidth": 2, "matches": "y", "showticklabels": false, "tickcolor": "white", "ticklen": 3, "ticks": "outside", "title": {"text": ""}, "type": "linear", "zeroline": false}}}
